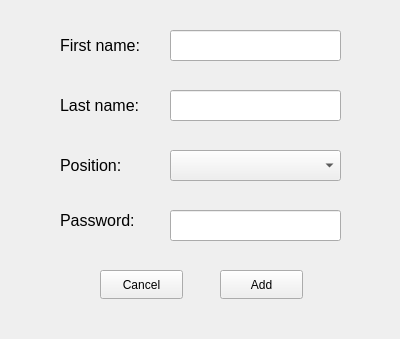
<?xml version="1.0" encoding="UTF-8"?>
<ui version="4.0">
 <class>Form</class>
 <widget class="QWidget" name="Form">
  <property name="geometry">
   <rect>
    <x>0</x>
    <y>0</y>
    <width>400</width>
    <height>339</height>
   </rect>
  </property>
  <property name="windowTitle">
   <string>Form</string>
  </property>
  <widget class="QLineEdit" name="lineEdit">
   <property name="geometry">
    <rect>
     <x>170</x>
     <y>30</y>
     <width>171</width>
     <height>31</height>
    </rect>
   </property>
   <property name="text">
    <string/>
   </property>
  </widget>
  <widget class="QLineEdit" name="lineEdit_2">
   <property name="geometry">
    <rect>
     <x>170</x>
     <y>90</y>
     <width>171</width>
     <height>31</height>
    </rect>
   </property>
   <property name="text">
    <string/>
   </property>
  </widget>
  <widget class="QComboBox" name="comboBox">
   <property name="geometry">
    <rect>
     <x>170</x>
     <y>150</y>
     <width>171</width>
     <height>31</height>
    </rect>
   </property>
  </widget>
  <widget class="QLabel" name="label">
   <property name="geometry">
    <rect>
     <x>60</x>
     <y>30</y>
     <width>101</width>
     <height>31</height>
    </rect>
   </property>
   <property name="font">
    <font>
     <pointsize>12</pointsize>
    </font>
   </property>
   <property name="text">
    <string>First name:</string>
   </property>
  </widget>
  <widget class="QLabel" name="label_2">
   <property name="geometry">
    <rect>
     <x>60</x>
     <y>90</y>
     <width>101</width>
     <height>31</height>
    </rect>
   </property>
   <property name="font">
    <font>
     <pointsize>12</pointsize>
    </font>
   </property>
   <property name="text">
    <string>Last name:</string>
   </property>
  </widget>
  <widget class="QLabel" name="label_3">
   <property name="geometry">
    <rect>
     <x>60</x>
     <y>150</y>
     <width>91</width>
     <height>31</height>
    </rect>
   </property>
   <property name="font">
    <font>
     <pointsize>12</pointsize>
    </font>
   </property>
   <property name="text">
    <string>Position:</string>
   </property>
  </widget>
  <widget class="QPushButton" name="pushButton">
   <property name="geometry">
    <rect>
     <x>220</x>
     <y>270</y>
     <width>83</width>
     <height>29</height>
    </rect>
   </property>
   <property name="text">
    <string>Add</string>
   </property>
  </widget>
  <widget class="QPushButton" name="pushButton_2">
   <property name="geometry">
    <rect>
     <x>100</x>
     <y>270</y>
     <width>83</width>
     <height>29</height>
    </rect>
   </property>
   <property name="text">
    <string>Cancel</string>
   </property>
  </widget>
  <widget class="QLabel" name="label_4">
   <property name="geometry">
    <rect>
     <x>60</x>
     <y>210</y>
     <width>91</width>
     <height>20</height>
    </rect>
   </property>
   <property name="font">
    <font>
     <pointsize>12</pointsize>
    </font>
   </property>
   <property name="text">
    <string>Password:</string>
   </property>
  </widget>
  <widget class="QLineEdit" name="lineEdit_3">
   <property name="geometry">
    <rect>
     <x>170</x>
     <y>210</y>
     <width>171</width>
     <height>31</height>
    </rect>
   </property>
   <property name="text">
    <string/>
   </property>
  </widget>
 </widget>
 <resources/>
 <connections/>
</ui>
